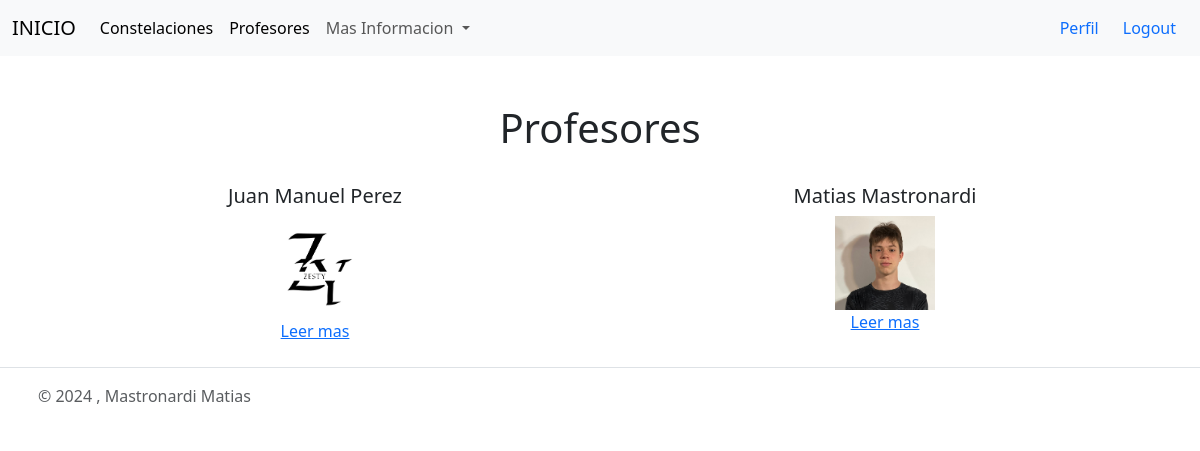
Screenshot of /profesores/ (signed in) with the database file from the repository.
### app/models.py (models this page shows, shortened)
class Profesores(models.Model):
    constelaciondisponibles =(
        ('Relación padres-hijos' , 'relación padres-hijos' ) ,
        ('Pareja' , 'pareja'),
        ('Excluidos' , 'excluidos'),
        ('Divorcios o separaciones' , 'divorcios o separaciones' ),
        ('Trabajo','trabajo'),
        ('Guerras' , 'guerras'),
        ('Muertes tempranas', 'muertes tempranas'),
        ('otros' , 'Otros'),
    )
    usuario = models.ForeignKey(User, on_delete=models.CASCADE, null=True, blank=True)
    Profesor = models.CharField(max_length=200)
    constelacionnesDadas = models.CharField(max_length=40, choices=constelaciondisponibles, default='Ninguna')
    descripcion = models.TextField(null=True, blank=True)
    fechaPublicacion = models.DateTimeField(auto_now_add=True)
    telefonoContacto = models.IntegerField()
    emailContacto = models.EmailField()
    imagendeProfesor = models.ImageField(null=True, blank=True, upload_to="media/")
    class Meta:
        ordering = ['usuario', '-fechaPublicacion']

### app/views.py (the view)
# urls.py: path('profesores/', ProfesoresListView.as_view(), name='Profesores'),
class ProfesoresListView(LoginRequiredMixin, ListView):
    model = Profesores
    context_object_name = 'profesores'
    template_name = 'Profesores_Vista.html'
    queryset = Profesores.objects.all()
    login_url = '/Login/'

### app/templates/Profesores_Vista.html (shortened to what this page needs)
{% extends 'Padre.html' %}
{% block content %}
<br>
<br>
<div class="container text-center">
    <h1>Profesores</h1>
</div>
<br>
<div class="container text-center">
    <div class="row">
        {% for profesor in profesores %}
        <div class="col-sm-6 align-items-center">
            <div class="card-body">
                <h5>{{ profesor.Profesor }}</h5>
                <center>{% if profesor.imagendeProfesor %}
                <img src="{{ profesor.imagendeProfesor.url }}" class="" width="100px">
                {% endif %}</center>
                <a href="{% url 'profesoresDetalle' profesor.id %}">Leer mas</i></a>
            </div>
        </div>
        {% endfor %}
    </div>
</div>
{% endblock %}

### rows the page displays
Profesores: Profesor "Juan Manuel Perez", imagendeProfesor (picture)
Profesores: Profesor "Matias Mastronardi", imagendeProfesor (picture)
